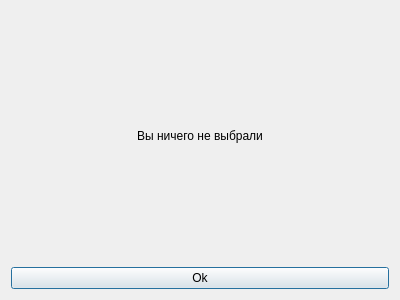
<?xml version="1.0" encoding="UTF-8"?>
<ui version="4.0">
 <class>NothingDialog</class>
 <widget class="QDialog" name="NothingDialog">
  <property name="geometry">
   <rect>
    <x>0</x>
    <y>0</y>
    <width>400</width>
    <height>300</height>
   </rect>
  </property>
  <property name="windowTitle">
   <string>Dialog</string>
  </property>
  <layout class="QVBoxLayout" name="verticalLayout_2">
   <item>
    <layout class="QVBoxLayout" name="verticalLayout">
     <item>
      <widget class="QLabel" name="label">
       <property name="text">
        <string>Вы ничего не выбрали</string>
       </property>
       <property name="alignment">
        <set>Qt::AlignCenter</set>
       </property>
      </widget>
     </item>
     <item>
      <widget class="QPushButton" name="pushButton">
       <property name="text">
        <string>Ok</string>
       </property>
      </widget>
     </item>
    </layout>
   </item>
  </layout>
 </widget>
 <resources/>
 <connections/>
</ui>
